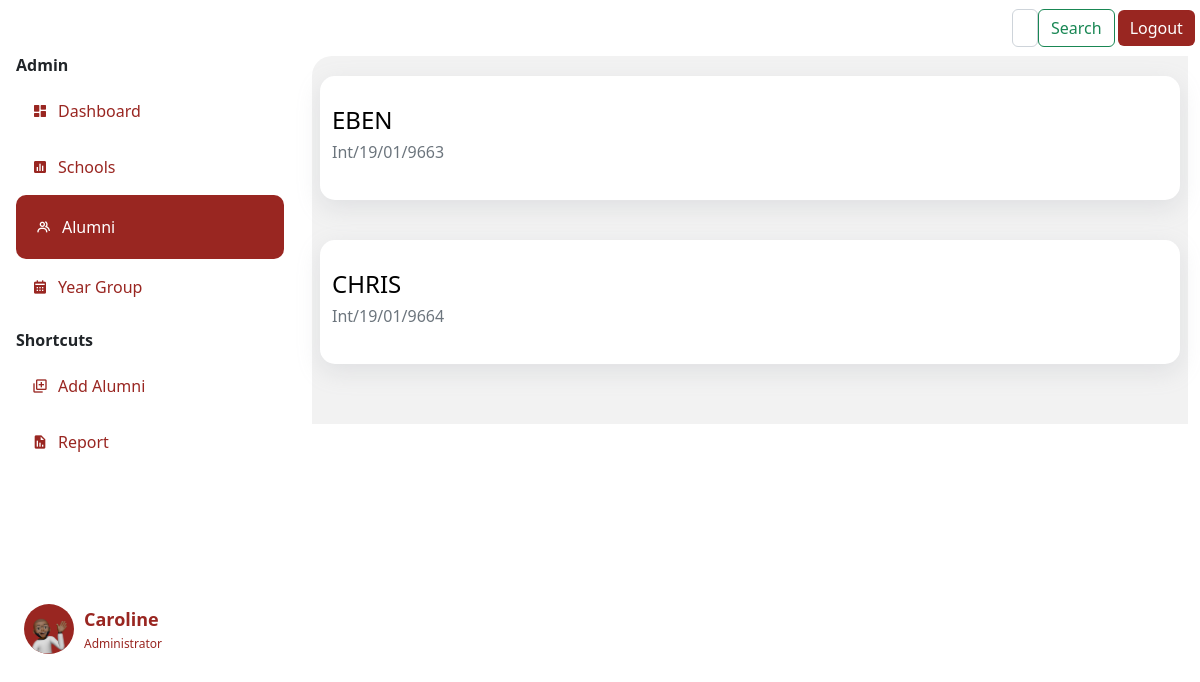
The app's page /list (signed in) with its own data.
### app.py (models this page shows)
class Person(db.Model, UserMixin):
    id= db.Column(db.Integer, primary_key=True)
    name= db.Column(db.String(200), )
    yearCompleted= db.Column(db.String(200), )
    nationality= db.Column(db.String(200), )
    contact= db.Column(db.Integer(), )
    email= db.Column(db.String(200), nullable=True)
    faculty= db.Column(db.String(200), nullable=True)
    hallofresidence= db.Column(db.String(200), nullable=True)
    password= db.Column(db.String(20))
    school= db.Column(db.String(20))
    email= db.Column(db.String(20), nullable=True)
    phone= db.Column(db.String(10), nullable=True )
    indexnumber=db.Column(db.String())
    password=db.Column(db.String)
    gender= db.Column(db.String()    )
    department= db.Column(db.String()    )
    program= db.Column(db.String()   )
    telephone= db.Column(db.String()   )
    admitted= db.Column(db.Integer()  )
    address= db.Column(db.String()   )
    work= db.Column(db.String()  )
    guardian= db.Column(db.String()  )
    kin= db.Column(db.String()   )
    relationship= db.Column(db.String()  )
    marital= db.Column(db.String()   )
    health= db.Column(db.String()    )
    form=db.Column(db.String())
    extra= db.Column(db.String()     )
    image_file = db.Column(db.String(20))
    def __repr__(self):
        return f"Person('{self.id}', {self.name}', {self.yearCompleted})"

class User(db.Model,UserMixin):
    id= db.Column(db.Integer, primary_key=True)
    fullname= db.Column(db.String()  )
    indexnumber= db.Column(db.Integer())
    gender= db.Column(db.String()    )
    school= db.Column(db.String()    )
    department= db.Column(db.String()    )
    program= db.Column(db.String()   )
    completed= db.Column(db.Integer()     )
    admitted= db.Column(db.Integer()  )
    email= db.Column(db.String()     )
    telephone= db.Column(db.String()     )
    hall= db.Column(db.String()  )
    nationality= db.Column(db.String()   )
    address= db.Column(db.String()   )
    work= db.Column(db.String()  )
    guardian= db.Column(db.String()  )
    kin= db.Column(db.String()   )
    relationship= db.Column(db.String()  )
    marital= db.Column(db.String()   )
    health= db.Column(db.String()    )
    extra= db.Column(db.String()     )
    image_file = db.Column(db.String(20))
    def __repr__(self):
        return f"User('{self.id}', {self.fullname}, {self.gender}'"

### app.py (the view)
@app.route('/list', methods=['GET', 'POST'])
@login_required
def lists():
    print("Fetching all")
    users=User.query.order_by(User.id.desc()).all()
    print(users)
    print(current_user)
    return render_template("list.html", users=users, current_user=current_user, title="list")

### forms.py
class Search(FlaskForm):
    searched = StringField('Searched', validators=[DataRequired()])
    submit = SubmitField('Search')

### app.py (called while the page is built)
@login_manager.user_loader
def load_user(user_id):
    return Person.query.get(int(user_id))

@app.context_processor
def base():
    form=Search()
    return dict(form=form)

### templates/list.html
{% extends 'layout.html' %}
{% block body %}
<div class="row">
    {%for user in users%}
      <div class="department-item" data-aos="fade-down-left">
        <a href="{{url_for("list", userid=user.id)}}" style="text-decoration: none; color: #992621;">
          <h4 class="names"> {{user.fullname}}</h4>
          <h6 class="text-muted">{{user.indexnumber}}</h6>
      </a>
      </div>
    {% endfor %}
    </div>
{% endblock body %}

### templates/layout.html (shortened to what this page needs)
<!doctype html>
<html lang="en">
  <head>
    <head>
    </head>
    <link rel="stylesheet" type="text/css" href="{{ url_for('static', filename='css/newstyle.css')}}">
    <link href="https://unpkg.com/aos@2.3.1/dist/aos.css" rel="stylesheet">
    <link href='https://unpkg.com/boxicons@2.1.2/css/boxicons.min.css' rel='stylesheet'>
    <link href="https://cdn.jsdelivr.net/npm/bootstrap@5.2.1/dist/css/bootstrap.min.css" rel="stylesheet">
  </head>
  <body>
      <nav class="navbar navbar-expand-lg sticky-top" style="background: #fff; ">
        <div class="container-fluid">
          <div class="collapse navbar-collapse me-2" id="navbarSupportedContent" style="width: 100%;">
            <form class="d-flex " role="search" method='POST' action='{{url_for('search')}}' >
              <input class="form-control " type="search" name='searched' placeholder="Search" aria-label="Search">
              <button class="btn btn-outline-success" type="submit">Search</button>
                </form>
            <button class="btn" style="color: #fff; background: #992621; border: none; margin-left: 3px;" type="logout">
              <a href="{{url_for('logout')}}" style="text-decoration: none; color: #fff;">Logout</a>
            </button>
          </div>
        </div>
      </nav>
      <div class="container-fluid" >
        <div class="row" >
            <div class="col-3 px-1 position-fixed" id="sticky-sidebar">
              <div class="container" >
                  <div class="side-menu">
                    <h6 class="divider"><b>Admin </b></h6>
                    {% if title == 'dashboard' %}
                    <div class="side-nav-button-active">
                      <i class='bx bxs-dashboard icon'></i>
                      <a href="/dashboard" class="side-nav-button-text">Dashboard</a>
                    </div>
                    {% else %}
                    <div class="side-nav-button">
                      <i class='bx bxs-dashboard icon'></i>
                      <a href="/dashboard" class="side-nav-button-text">Dashboard</a>
                    </div>
                    {% endif %}
                    {% if title == "newschools" %}
                    <div class="side-nav-button-active">
                      <i class='bx bxs-bar-chart-square icon'></i>
                      <a href="/newschools" class="side-nav-button-text">Schools</a>
                    </div>
                    {% else %}
                    <div class="side-nav-button">
                      <i class='bx bxs-bar-chart-square icon'></i>
                      <a href="/newschools" class="side-nav-button-text">Schools</a>
                    </div>
                    {% endif %}
                    {% if title == "list" %}
                    <div class="side-nav-button-active">
                      <i class='bx bx-group icon' ></i>
                      <a href="/list" class="side-nav-button-text">Alumni</a>
                    </div>
                    {% else %}
                    <div class="side-nav-button">
                      <i class='bx bx-group icon' ></i>
                      <a href="/list" class="side-nav-button-text">Alumni</a>
                    </div>
                    {% endif %}
                    {% if title == "year" %}
                    <div class="side-nav-button-active">
                      <i class='bx bxs-calendar icon' ></i>
                      <a href="/year" class="side-nav-button-text">Year Group</a>
                    </div>
                    {% else %}
                    <div class="side-nav-button">
                      <i class='bx bxs-calendar icon' ></i>
                      <a href="/year" class="side-nav-button-text">Year Group</a>
                    </div>
                    {% endif %}
                  </div>
                  <div class="side-menu">
                    <h6 class="divider" style="margin-top: 2vh;"><b>Shortcuts</b> </h6>
                    {% if title == "addalumni" %}
                      <div class="side-nav-button-active">
                        <i class='bx bx-add-to-queue icon' ></i>
                        <a href="/addalumni" class="side-nav-button-text">Add Alumni</a>
                      </div>
                      {% else %}
                      <div class="side-nav-button">
                        <i class='bx bx-add-to-queue icon' ></i>
                        <a href="/addalumni" class="side-nav-button-text">Add Alumni</a>
                      </div>
                    {% endif %}
                    {% if title == "newreport" %}
                    <div class="side-nav-button-active">
                      <i class='bx bxs-report icon' ></i>
                      <a href="/newreport" class="side-nav-button-text">Report</a>
                    </div>
                    {% else %}
                    <div class="side-nav-button">
                      <i class='bx bxs-report icon' ></i>
                      <a href="/newreport" class="side-nav-button-text">Report</a>
                    </div>
                    {% endif %}
                  </div>
                  <div class="profile-details" style=" bottom: 0; padding-top: 50%;">
                    <div class="elipse" style="background: #992621; border-radius: 50%;">
                      <img src="static/img/memoji.png" alt="" width="100%" >
                    </div>
                    <div class="profile-info" style="padding-left: 10px;">
                      <div class="profile-name"><b>{{current_user.name}}</b> </div>
                      <div class="title">Administrator</div>
                    </div>
                  </div>
        </div>
            </div>
            <div class="col offset-3" id="main">
              <div class="container" style="background-color: #f2f2f2; padding: 20px; border-radius: 20px 0 0 0;">
              {% block body %}
              {% endblock%}
              </div>
            </div>
        </div>
    </div>
</body>
</html>

### static/css/newstyle.css (style rules this page uses)
body { background: #f2f2f2; }
.side-nav-button { padding: 16px; background-color: #fff; border-radius: 10px; color: #992621; display: flex; align-items: center; }
h4 { color: black; }
.side-nav-button-text { margin: 0; padding-left: 10px; }
.side-nav-button-active { padding: 20px; background-color: #992621; border-radius: 10px; color: #fff; display: flex; align-items: center; }
.side-nav-button a { text-decoration: none; color: #992621; }
.side-nav-button-active a { text-decoration: none; color: #fff; }
.department-item { background-color: #fff; padding: 30px; border-radius: 15px; color: #fff; margin: 0; box-shadow: rgba(149, 157, 165, 0.2) 0px 8px 24px; margin-bottom: 5vh; justify-content: space-between; }
.profile-details { border-radius: 10px; padding: 8px; display: flex; align-items: center; }
.elipse img { width: 50px; height: 50px; border-radius: 50%; }
.profile-name { color: #992621; font-size: 18px; font-weight: 500; margin-bottom: 2px; }
.title { font-size: 12px; color: #992621; font-weight: 400; }
.names { text-transform: uppercase; color: black; }

### records on screen
Person: name "Caroline"
User: fullname "EBEN", indexnumber "Int/19/01/9663"
User: fullname "CHRIS", indexnumber "Int/19/01/9664"
